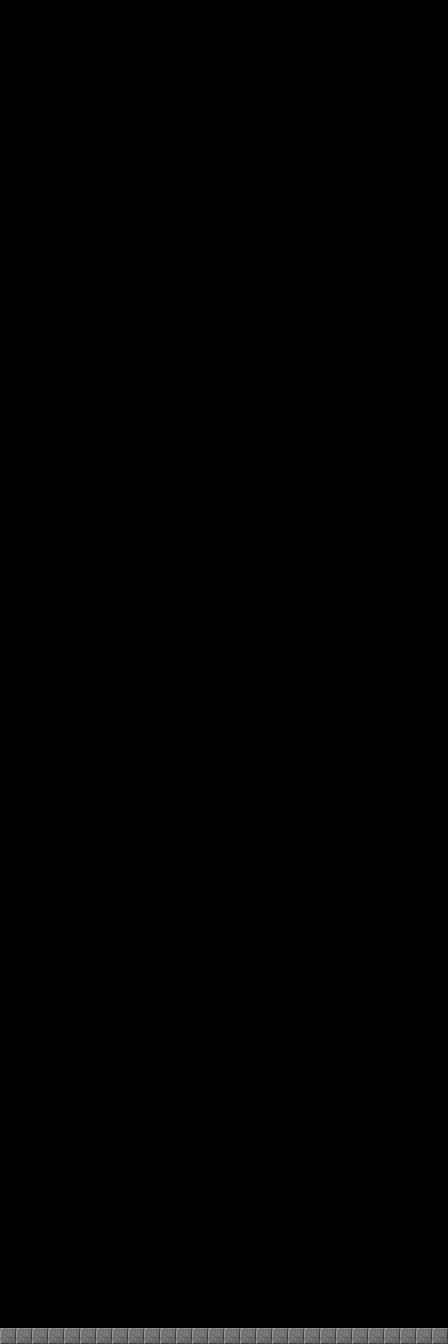

A level layout from a 2D game, rendered from its tile map. Below: a short description, then the map file with tile-grid data replaced by summaries:
An orthogonal 112x336 tile map with 4x4 px tiles, 1 tile layer (Tile Layer 1) and 2 objects.

<map version="1.0" orientation="orthogonal" renderorder="right-down" width="112" height="336" tilewidth="4" tileheight="4" nextobjectid="1">
 <tileset firstgid="1" name="upwell" tilewidth="16" tileheight="16" tilecount="360" columns="15">
  <image source="../../upwell/Assets/SpritesAndAnimations/Platforms/tiles.png" width="240" height="384" />
  <tile id="0">
   <objectgroup draworder="index">
    <object id="1" x="0" y="0" width="16" height="16" />
   </objectgroup>
  </tile>
  <tile id="46">
   <objectgroup draworder="index">
    <object id="1" x="0" y="0" width="16" height="16" />
   </objectgroup>
  </tile>
 </tileset>
 <layer name="Tile Layer 1" width="112" height="336">
  <data>[37632 cells, 28 non-empty, 1 distinct tile ids]</data>
 </layer>
</map>
